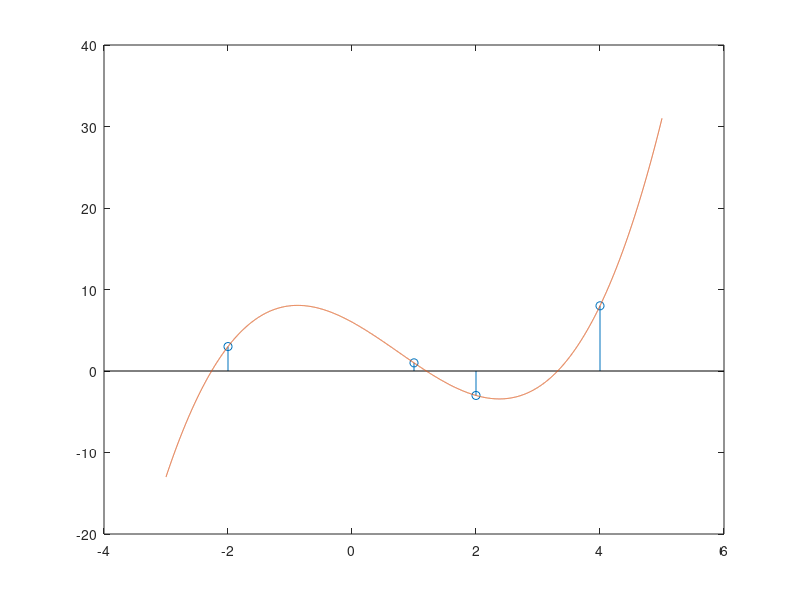

The MATLAB script that drew this image:
% Construct the approximation for the given set of points:
% x=[-2 1 2 4] fx=[3 1 -3 8] by Lagrange method

% 4 points => the approximating polynomial will be of the order 3
clear all;
close all;

x_sample = [-2 1 2 4];
y_sample = [3 1 -3 8];

function coeffs = lag_pol(x,fx)
    % stem(x,fx);
    coeffs = zeros(1,length(x));
    for i=1:length(x)
        yj = fx(i);
        xj = x(i);
        nmrator = [];
        dnmrator = 1;
        for j=1:length(x)
            if(j==i)
                continue
            endif
            nmrator = [nmrator x(j)]; 
            dnmrator *= (xj-x(j));
        end
        coeffs += poly(nmrator).*(yj/dnmrator);
        %printf("===============\n");
    end
end

cfs = lag_pol(x_sample,y_sample);
stem(x_sample,y_sample);
hold all;
x = [-3:0.001:5];
fx = polyval(cfs, x);
plot(x,fx);
